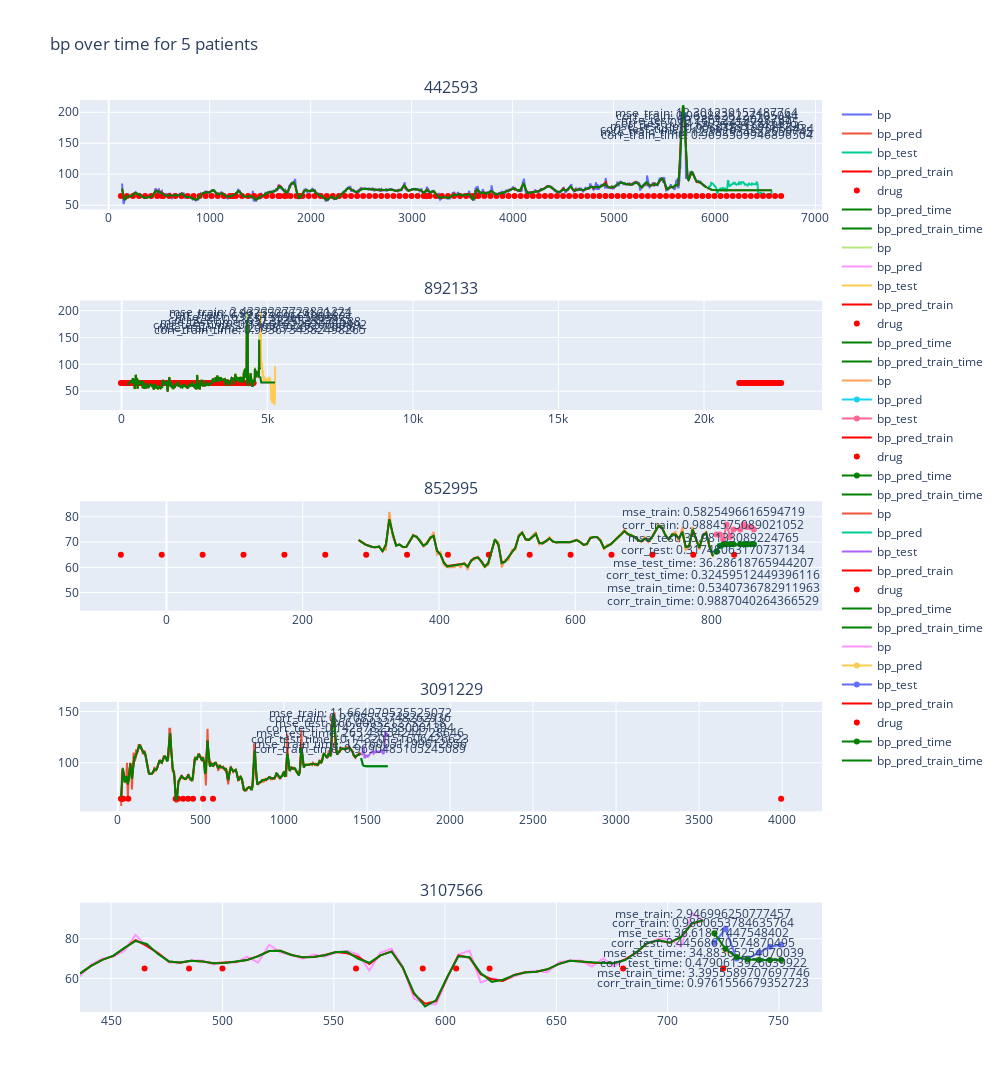

Notebook code for this chart:
### Code cell
# if bp is a guassian process, with some kernel on the time and druginfusionoffset, we can use the kernel to predict the next bp
# create a learner
from sklearn.linear_model import LinearRegression
from sklearn.model_selection import train_test_split
from sklearn.metrics import mean_squared_error
from sklearn.pipeline import Pipeline
from sklearn.gaussian_process import GaussianProcessRegressor
from sklearn.gaussian_process.kernels import RBF, ConstantKernel as C
from sklearn.gaussian_process.kernels import DotProduct, WhiteKernel
from sklearn.gaussian_process.kernels import RationalQuadratic, ExpSineSquared
from sklearn.gaussian_process.kernels import Matern
from sklearn.gaussian_process.kernels import PairwiseKernel
from sklearn.gaussian_process.kernels import StationaryKernelMixin, NormalizedKernelMixin, Kernel
from sklearn.gaussian_process.kernels import Hyperparameter
# learn a model for each patient
models = [GaussianProcessRegressor(kernel=C(1.0, (1e-3, 1e3)) * RBF(10, (1e-2, 1e2)), alpha=0.1, n_restarts_optimizer=9, normalize_y=True) for pat in pats.index]
# make plot of predictions for each patient
import plotly.graph_objects as go
from plotly.subplots import make_subplots
import numpy as np
fig = make_subplots(rows=5, cols=1, subplot_titles=[str(pat) for pat in pats.index])
for i, pat in enumerate(pats.index):
    # get the data for the patient
    x = pd.DataFrame({'time': bp_big[bp_big["stay_id"] == pat]["cur_bp_time"].to_numpy(), 'drug': bp_big[bp_big["stay_id"] == pat]["cur_bp_time"].to_numpy()})
    # For each bp, in a new column, put the drugAmount of the drug that was given at 5 minutes before the bp, and 0 otherwise
    x['drug'] = x['drug'].apply(lambda t: drug[(drug["patientunitstayid"] == pat) & (drug["infusionoffset"] <= t) & (drug["infusionoffset"] >= t - 5)]["drugamount"].to_numpy()[0] if drug[(drug["patientunitstayid"] == pat) & (drug["infusionoffset"] <= t) & (drug["infusionoffset"] >= t - 5)]["drugamount"].to_numpy().size > 0 else 0)
    y = bp_big[bp_big["stay_id"] == pat]["cur_bp"].to_numpy()
    #clean the data from Nan, and inf
    x = x.replace([np.inf, -np.inf], np.nan).dropna()
    y = y[x.index]

    # find first and last drug infusion
    time_of_first_drug = drug[drug["patientunitstayid"] == pat]["infusionoffset"].min()
    time_of_last_drug = drug[drug["patientunitstayid"] == pat]["infusionoffset"].max()
    # remove data that is 30 minutes before the first drug infusion, and 30 minutes after the last drug infusion
    k = (x['time'] >= time_of_first_drug - 30) & (x['time'] <= time_of_last_drug + 30)
    x = x[k]
    y = y[k]



    # split to train and test, when the test is the 10% of the latest data
    x_train, x_test, y_train, y_test = train_test_split(x, y, test_size=0.1, shuffle=False)
    # plot the data
    fig.add_trace(go.Scatter(x=x_train['time'], y=y_train, name="bp"), row=i+1, col=1)

    # learn the model
    models[i].fit(x_train, y_train)
    # predict the test data
    y_pred = models[i].predict(x_test)
    # plot the test data predictions
    fig.add_trace(go.Scatter(x=x_test['time'], y=y_pred, name="bp_pred"), row=i+1, col=1)
    # plot the actual test data
    fig.add_trace(go.Scatter(x=x_test['time'], y=y_test, name="bp_test"), row=i+1, col=1)
    #plot the predictions for the train data as well in a different color
    y_train_pred = models[i].predict(x_train)
    fig.add_trace(go.Scatter(x=x_train['time'], y=y_train_pred, name="bp_pred_train", line=dict(color="red")), row=i+1, col=1)

    # add mse and corr for train and test to the plot
    fig.add_annotation(x=x_train['time'].max(), y=y_train.max(), text="mse_train: " + str(mean_squared_error(y_train, y_train_pred)), showarrow=False, row=i+1, col=1)
    fig.add_annotation(x=x_train['time'].max(), y=y_train.max() - 5, text="corr_train: " + str(np.corrcoef(y_train, y_train_pred)[0, 1]), showarrow=False, row=i+1, col=1)
    fig.add_annotation(x=x_train['time'].max(), y=y_train.max() - 10, text="mse_test: " + str(mean_squared_error(y_test, y_pred)), showarrow=False, row=i+1, col=1)
    fig.add_annotation(x=x_train['time'].max(), y=y_train.max() - 15, text="corr_test: " + str(np.corrcoef(y_test, y_pred)[0, 1]), showarrow=False, row=i+1, col=1)
    # add drug markers
    x = drug[drug["patientunitstayid"] == pat]["infusionoffset"]
    fig.add_trace(go.Scatter(x=x, y=65 * np.ones(x.size), name="drug", mode="markers", marker=dict(color="red")), row=i+1, col=1)

    # add predictions for learner fitted only on time and not on drug
    models[i].kernel = RBF(10, (1e-2, 1e2))
    models[i].fit(x_train[['time']], y_train)
    y_pred = models[i].predict(x_test[['time']])
    fig.add_trace(go.Scatter(x=x_test['time'], y=y_pred, name="bp_pred_time", line=dict(color="green")), row=i+1, col=1)
    fig.add_annotation(x=x_train['time'].max(), y=y_train.max() - 20, text="mse_test_time: " + str(mean_squared_error(y_test, y_pred)), showarrow=False, row=i+1, col=1)
    fig.add_annotation(x=x_train['time'].max(), y=y_train.max() - 25, text="corr_test_time: " + str(np.corrcoef(y_test, y_pred)[0, 1]), showarrow=False, row=i+1, col=1)
    # add corr and mse for time_learned model for train data
    y_train_pred = models[i].predict(x_train[['time']])
    fig.add_annotation(x=x_train['time'].max(), y=y_train.max() - 30, text="mse_train_time: " + str(mean_squared_error(y_train, y_train_pred)), showarrow=False, row=i+1, col=1)
    fig.add_annotation(x=x_train['time'].max(), y=y_train.max() - 35, text="corr_train_time: " + str(np.corrcoef(y_train, y_train_pred)[0, 1]), showarrow=False, row=i+1, col=1)
    #add predictions for train data
    fig.add_trace(go.Scatter(x=x_train['time'], y=y_train_pred, name="bp_pred_train_time", line=dict(color="green")), row=i+1, col=1)


fig.update_layout(height=5000, width=1000, title_text="bp over time for 5 patients")
fig.write_html("bp_over_time.html")
fig.show()

### Figure 1 — Plotly figure (JSON) as saved in the notebook; plotly's stock layout.template omitted (floating-point values rounded to 4 significant figures; data arrays with more than 128 entries replaced by an {"elided": "..."} marker saying what was removed)
{"data": [{"name": "bp", "type": "scatter", "x": {"elided": "1159 int values"}, "xaxis": "x", "y": {"elided": "1159 int values"}, "yaxis": "y"}, {"name": "bp_pred", "type": "scatter", "x": {"elided": "129 int values"}, "xaxis": "x", "y": {"elided": "129 float values"}, "yaxis": "y"}, {"name": "bp_test", "type": "scatter", "x": {"elided": "129 int values"}, "xaxis": "x", "y": {"elided": "129 int values"}, "yaxis": "y"}, {"line": {"color": "red"}, "name": "bp_pred_train", "type": "scatter", "x": {"elided": "1159 int values"}, "xaxis": "x", "y": {"elided": "1159 float values"}, "yaxis": "y"}, {"marker": {"color": "red"}, "mode": "markers", "name": "drug", "type": "scatter", "x": [120, 180, 240, 300, 360, 420, 480, 525, 540, 600, 660, 720, 780, 840, 900, 960, 1020, 1080, 1140, 1200, 1230, 1260, 1320, 1380, 1440, 1500, 1560, 1620, 1680, 1695, 1740, 1755, 1800, 1860, 1890, 1920, 1980, 2040, 2100, 2160, 2220, 2280, 2340, 2400, 2460, 2520, 2580, 2640, 2700, 2760, 2820, 2880, 2940, 3000, 3060, 3120, 3150, 3180, 3240, 3300, 3360, 3420, 3480, 3540, 3600, 3630, 3660, 3720, 3780, 3840, 3900, 3960, 4020, 4080, 4140, 4200, 4260, 4320, 4380, 4440, 4500, 4560, 4620, 4680, 4740, 4800, 4860, 4920, 4980, 5040, 5100, 5160, 5220, 5280, 5340, 5400, 5460, 5520, 5580, 5640, 5700, 5760, 5820, 5880, 5940, 6000, 6060, 6120, 6180, 6240, 6300, 6360, 6420, 6480, 6540, 6600, 6660], "xaxis": "x", "y": [65, 65, 65, 65, 65, 65, 65, 65, 65, 65, 65, 65, 65, 65, 65, 65, 65, 65, 65, 65, 65, 65, 65, 65, 65, 65, 65, 65, 65, 65, 65, 65, 65, 65, 65, 65, 65, 65, 65, 65, 65, 65, 65, 65, 65, 65, 65, 65, 65, 65, 65, 65, 65, 65, 65, 65, 65, 65, 65, 65, 65, 65, 65, 65, 65, 65, 65, 65, 65, 65, 65, 65, 65, 65, 65, 65, 65, 65, 65, 65, 65, 65, 65, 65, 65, 65, 65, 65, 65, 65, 65, 65, 65, 65, 65, 65, 65, 65, 65, 65, 65, 65, 65, 65, 65, 65, 65, 65, 65, 65, 65, 65, 65, 65, 65, 65, 65], "yaxis": "y"}, {"line": {"color": "green"}, "name": "bp_pred_time", "type": "scatter", "x": {"elided": "129 int values"}, "xaxis": "x", "y": {"elided": "129 float values"}, "yaxis": "y"}, {"line": {"color": "green"}, "name": "bp_pred_train_time", "type": "scatter", "x": {"elided": "1159 int values"}, "xaxis": "x", "y": {"elided": "1159 float values"}, "yaxis": "y"}, {"name": "bp", "type": "scatter", "x": {"elided": "821 int values"}, "xaxis": "x2", "y": {"elided": "821 int values"}, "yaxis": "y2"}, {"name": "bp_pred", "type": "scatter", "x": [4756, 4776, 4791, 4826, 4831, 4836, 4841, 4846, 4851, 4856, 4861, 4866, 4871, 4876, 4881, 4886, 4891, 4896, 4901, 4906, 4911, 4916, 4921, 4926, 4931, 4936, 4941, 4946, 4951, 4956, 4961, 4966, 4971, 4976, 4981, 4986, 4991, 4996, 5001, 5006, 5011, 5016, 5021, 5026, 5031, 5036, 5041, 5046, 5051, 5056, 5061, 5066, 5071, 5076, 5081, 5086, 5091, 5096, 5101, 5106, 5111, 5116, 5121, 5126, 5131, 5136, 5141, 5146, 5151, 5156, 5161, 5166, 5171, 5176, 5181, 5186, 5191, 5196, 5201, 5206, 5211, 5216, 5221, 5226, 5231, 5236, 5241, 5246, 5251, 5256, 5261, 5266], "xaxis": "x2", "y": [77.03, 65.94, 65.94, 65.94, 65.94, 65.94, 65.94, 65.94, 65.94, 65.94, 65.94, 65.94, 65.94, 65.94, 65.94, 65.94, 65.94, 65.94, 65.94, 65.94, 65.94, 65.94, 65.94, 65.94, 65.94, 65.94, 65.94, 65.94, 65.94, 65.94, 65.94, 65.94, 65.94, 65.94, 65.94, 65.94, 65.94, 65.94, 65.94, 65.94, 65.94, 65.94, 65.94, 65.94, 65.94, 65.94, 65.94, 65.94, 65.94, 65.94, 65.94, 65.94, 65.94, 65.94, 65.94, 65.94, 65.94, 65.94, 65.94, 65.94, 65.94, 65.94, 65.94, 65.94, 65.94, 65.94, 65.94, 65.94, 65.94, 65.94, 65.94, 65.94, 65.94, 65.94, 65.94, 65.94, 65.94, 65.94, 65.94, 65.94, 65.94, 65.94, 65.94, 65.94, 65.94, 65.94, 65.94, 65.94, 65.94, 65.94, 65.94, 65.94], "yaxis": "y2"}, {"name": "bp_test", "type": "scatter", "x": [4756, 4776, 4791, 4826, 4831, 4836, 4841, 4846, 4851, 4856, 4861, 4866, 4871, 4876, 4881, 4886, 4891, 4896, 4901, 4906, 4911, 4916, 4921, 4926, 4931, 4936, 4941, 4946, 4951, 4956, 4961, 4966, 4971, 4976, 4981, 4986, 4991, 4996, 5001, 5006, 5011, 5016, 5021, 5026, 5031, 5036, 5041, 5046, 5051, 5056, 5061, 5066, 5071, 5076, 5081, 5086, 5091, 5096, 5101, 5106, 5111, 5116, 5121, 5126, 5131, 5136, 5141, 5146, 5151, 5156, 5161, 5166, 5171, 5176, 5181, 5186, 5191, 5196, 5201, 5206, 5211, 5216, 5221, 5226, 5231, 5236, 5241, 5246, 5251, 5256, 5261, 5266], "xaxis": "x2", "y": [96, 199, 104, 101, 85, 80, 79, 78, 88, 89, 82, 69, 71, 83, 71, 78, 75, 72, 73, 70, 70, 73, 74, 71, 71, 70, 67, 67, 67, 68, 67, 66, 67, 68, 72, 74, 73, 71, 71, 71, 71, 71, 71, 71, 70, 71, 71, 73, 73, 75, 76, 76, 74, 75, 70, 68, 72, 76, 73, 71, 68, 68, 58, 53, 45, 35, 31, 31, 31, 31, 31, 30, 30, 30, 30, 30, 64, 61, 33, 27, 27, 28, 28, 27, 27, 27, 26, 26, 25, 34, 33, 97], "yaxis": "y2"}, {"line": {"color": "red"}, "name": "bp_pred_train", "type": "scatter", "x": {"elided": "821 int values"}, "xaxis": "x2", "y": {"elided": "821 float values"}, "yaxis": "y2"}, {"marker": {"color": "red"}, "mode": "markers", "name": "drug", "type": "scatter", "x": [-30, 30, 90, 150, 210, 270, 330, 390, 450, 570, 630, 690, 750, 810, 870, 930, 990, 1050, 1110, 1170, 1230, 1290, 1350, 1410, 1470, 1530, 1590, 1650, 1710, 1770, 1830, 1890, 1950, 2010, 2070, 2130, 2190, 2250, 2310, 2370, 2430, 2490, 2550, 2610, 2670, 2730, 2790, 2850, 2910, 2970, 3030, 3090, 3150, 3210, 3270, 3330, 3390, 3450, 3510, 3570, 3630, 3690, 3750, 3810, 3870, 3930, 3990, 4050, 4110, 4170, 4230, 4290, 4350, 4410, 4470, 4530, 21210, 21270, 21330, 21390, 21450, 21510, 21570, 21630, 21690, 21750, 21810, 21870, 21930, 21990, 22050, 22110, 22170, 22230, 22290, 22350, 22410, 22470, 22530, 22590, 22650], "xaxis": "x2", "y": [65, 65, 65, 65, 65, 65, 65, 65, 65, 65, 65, 65, 65, 65, 65, 65, 65, 65, 65, 65, 65, 65, 65, 65, 65, 65, 65, 65, 65, 65, 65, 65, 65, 65, 65, 65, 65, 65, 65, 65, 65, 65, 65, 65, 65, 65, 65, 65, 65, 65, 65, 65, 65, 65, 65, 65, 65, 65, 65, 65, 65, 65, 65, 65, 65, 65, 65, 65, 65, 65, 65, 65, 65, 65, 65, 65, 65, 65, 65, 65, 65, 65, 65, 65, 65, 65, 65, 65, 65, 65, 65, 65, 65, 65, 65, 65, 65, 65, 65, 65, 65], "yaxis": "y2"}, {"line": {"color": "green"}, "name": "bp_pred_time", "type": "scatter", "x": [4756, 4776, 4791, 4826, 4831, 4836, 4841, 4846, 4851, 4856, 4861, 4866, 4871, 4876, 4881, 4886, 4891, 4896, 4901, 4906, 4911, 4916, 4921, 4926, 4931, 4936, 4941, 4946, 4951, 4956, 4961, 4966, 4971, 4976, 4981, 4986, 4991, 4996, 5001, 5006, 5011, 5016, 5021, 5026, 5031, 5036, 5041, 5046, 5051, 5056, 5061, 5066, 5071, 5076, 5081, 5086, 5091, 5096, 5101, 5106, 5111, 5116, 5121, 5126, 5131, 5136, 5141, 5146, 5151, 5156, 5161, 5166, 5171, 5176, 5181, 5186, 5191, 5196, 5201, 5206, 5211, 5216, 5221, 5226, 5231, 5236, 5241, 5246, 5251, 5256, 5261, 5266], "xaxis": "x2", "y": [77.59, 65.94, 65.94, 65.94, 65.94, 65.94, 65.94, 65.94, 65.94, 65.94, 65.94, 65.94, 65.94, 65.94, 65.94, 65.94, 65.94, 65.94, 65.94, 65.94, 65.94, 65.94, 65.94, 65.94, 65.94, 65.94, 65.94, 65.94, 65.94, 65.94, 65.94, 65.94, 65.94, 65.94, 65.94, 65.94, 65.94, 65.94, 65.94, 65.94, 65.94, 65.94, 65.94, 65.94, 65.94, 65.94, 65.94, 65.94, 65.94, 65.94, 65.94, 65.94, 65.94, 65.94, 65.94, 65.94, 65.94, 65.94, 65.94, 65.94, 65.94, 65.94, 65.94, 65.94, 65.94, 65.94, 65.94, 65.94, 65.94, 65.94, 65.94, 65.94, 65.94, 65.94, 65.94, 65.94, 65.94, 65.94, 65.94, 65.94, 65.94, 65.94, 65.94, 65.94, 65.94, 65.94, 65.94, 65.94, 65.94, 65.94, 65.94, 65.94], "yaxis": "y2"}, {"line": {"color": "green"}, "name": "bp_pred_train_time", "type": "scatter", "x": {"elided": "821 int values"}, "xaxis": "x2", "y": {"elided": "821 float values"}, "yaxis": "y2"}, {"name": "bp", "type": "scatter", "x": [282, 287, 292, 302, 307, 312, 317, 322, 327, 332, 337, 342, 347, 352, 362, 367, 372, 377, 382, 387, 392, 397, 402, 407, 412, 422, 427, 432, 437, 442, 447, 452, 457, 462, 467, 472, 482, 487, 492, 497, 502, 507, 512, 517, 522, 527, 532, 542, 547, 552, 557, 562, 567, 572, 577, 582, 587, 592, 602, 607, 612, 617, 622, 627, 632, 637, 642, 647, 652, 662, 667, 672, 677, 682, 687, 692, 697, 702, 707, 712, 722, 727, 732, 737, 742, 747, 752, 757, 762, 767, 772, 782, 787, 792, 797, 802], "xaxis": "x3", "y": [71, 70, 69, 68, 68, 68, 67, 67, 82, 72, 69, 69, 68, 68, 73, 72, 71, 68, 70, 71, 74, 65, 66, 61, 60, 60, 61, 60, 62, 59, 63, 63, 64, 62, 60, 61, 71, 70, 60, 63, 63, 67, 67, 73, 74, 71, 71, 74, 69, 70, 70, 72, 70, 70, 70, 70, 70, 70, 71, 70, 69, 69, 72, 72, 72, 71, 67, 69, 69, 72, 73, 75, 73, 73, 72, 71, 70, 72, 70, 72, 77, 76, 73, 71, 73, 74, 70, 76, 67, 68, 76, 67, 73, 74, 68, 64], "yaxis": "y3"}, {"name": "bp_pred", "type": "scatter", "x": [807, 812, 817, 822, 827, 832, 842, 847, 852, 857, 862], "xaxis": "x3", "y": [66.36, 68.55, 69.1, 69.14, 69.15, 69.15, 69.15, 69.15, 69.15, 69.15, 69.15], "yaxis": "y3"}, {"name": "bp_test", "type": "scatter", "x": [807, 812, 817, 822, 827, 832, 842, 847, 852, 857, 862], "xaxis": "x3", "y": [73, 73, 71, 77, 72, 75, 75, 77, 76, 76, 75], "yaxis": "y3"}, {"line": {"color": "red"}, "name": "bp_pred_train", "type": "scatter", "x": [282, 287, 292, 302, 307, 312, 317, 322, 327, 332, 337, 342, 347, 352, 362, 367, 372, 377, 382, 387, 392, 397, 402, 407, 412, 422, 427, 432, 437, 442, 447, 452, 457, 462, 467, 472, 482, 487, 492, 497, 502, 507, 512, 517, 522, 527, 532, 542, 547, 552, 557, 562, 567, 572, 577, 582, 587, 592, 602, 607, 612, 617, 622, 627, 632, 637, 642, 647, 652, 662, 667, 672, 677, 682, 687, 692, 697, 702, 707, 712, 722, 727, 732, 737, 742, 747, 752, 757, 762, 767, 772, 782, 787, 792, 797, 802], "xaxis": "x3", "y": [70.79, 70.0, 69.03, 68.1, 67.99, 68.26, 66.34, 69.08, 78.88, 73.3, 68.64, 69.04, 68.07, 68.14, 72.54, 72.12, 70.51, 68.62, 69.41, 71.74, 72.36, 66.62, 65.12, 61.93, 60.51, 60.88, 60.91, 61.06, 61.54, 60.38, 62.61, 63.72, 63.93, 62.44, 60.46, 61.62, 71.06, 68.97, 61.8, 62.32, 64.12, 66.32, 67.87, 72.34, 73.67, 71.12, 70.87, 73.15, 69.71, 69.48, 70.4, 71.39, 70.28, 69.83, 70.0, 69.95, 69.96, 69.96, 70.79, 70.03, 68.92, 69.3, 71.56, 71.97, 71.93, 70.51, 67.7, 68.6, 69.19, 71.69, 73.09, 74.3, 73.15, 72.6, 72.0, 70.71, 70.37, 71.32, 70.45, 71.59, 76.36, 75.69, 72.78, 71.07, 72.99, 72.92, 71.43, 73.98, 68.1, 68.37, 74.85, 67.74, 72.4, 73.56, 68.12, 64.57], "yaxis": "y3"}, {"marker": {"color": "red"}, "mode": "markers", "name": "drug", "type": "scatter", "x": [-67, -7, 53, 113, 173, 233, 293, 353, 413, 473, 533, 593, 653, 713, 773, 833], "xaxis": "x3", "y": [65, 65, 65, 65, 65, 65, 65, 65, 65, 65, 65, 65, 65, 65, 65, 65], "yaxis": "y3"}, {"line": {"color": "green"}, "name": "bp_pred_time", "type": "scatter", "x": [807, 812, 817, 822, 827, 832, 842, 847, 852, 857, 862], "xaxis": "x3", "y": [66.18, 68.46, 69.08, 69.14, 69.15, 69.15, 69.15, 69.15, 69.15, 69.15, 69.15], "yaxis": "y3"}, {"line": {"color": "green"}, "name": "bp_pred_train_time", "type": "scatter", "x": [282, 287, 292, 302, 307, 312, 317, 322, 327, 332, 337, 342, 347, 352, 362, 367, 372, 377, 382, 387, 392, 397, 402, 407, 412, 422, 427, 432, 437, 442, 447, 452, 457, 462, 467, 472, 482, 487, 492, 497, 502, 507, 512, 517, 522, 527, 532, 542, 547, 552, 557, 562, 567, 572, 577, 582, 587, 592, 602, 607, 612, 617, 622, 627, 632, 637, 642, 647, 652, 662, 667, 672, 677, 682, 687, 692, 697, 702, 707, 712, 722, 727, 732, 737, 742, 747, 752, 757, 762, 767, 772, 782, 787, 792, 797, 802], "xaxis": "x3", "y": [70.82, 70.01, 69.02, 68.09, 67.96, 68.29, 66.26, 69.05, 79.07, 73.36, 68.57, 69.07, 68.04, 68.13, 72.6, 72.16, 70.52, 68.62, 69.38, 71.8, 72.41, 66.58, 65.07, 61.87, 60.35, 60.75, 60.82, 60.97, 61.45, 60.27, 62.54, 63.67, 63.87, 62.37, 60.36, 61.49, 71.11, 69.0, 61.68, 62.22, 64.09, 66.28, 67.84, 72.38, 73.76, 71.1, 70.9, 73.25, 69.68, 69.47, 70.43, 71.42, 70.29, 69.83, 70.02, 69.96, 69.97, 69.97, 70.82, 70.05, 68.9, 69.29, 71.6, 72.0, 71.97, 70.53, 67.66, 68.6, 69.19, 71.72, 73.14, 74.36, 73.2, 72.63, 72.05, 70.72, 70.39, 71.36, 70.44, 71.65, 76.49, 75.76, 72.83, 71.05, 73.07, 72.95, 71.44, 74.08, 68.06, 68.3, 75.01, 67.67, 72.46, 73.66, 68.1, 64.46], "yaxis": "y3"}, {"name": "bp", "type": "scatter", "x": {"elided": "289 int values"}, "xaxis": "x4", "y": {"elided": "289 int values"}, "yaxis": "y4"}, {"name": "bp_pred", "type": "scatter", "x": [1465, 1470, 1475, 1480, 1485, 1490, 1495, 1500, 1505, 1510, 1515, 1520, 1525, 1530, 1535, 1540, 1545, 1550, 1555, 1560, 1565, 1570, 1575, 1580, 1585, 1590, 1595, 1600, 1605, 1610, 1615, 1620, 1625], "xaxis": "x4", "y": [104.2, 100.4, 97.93, 96.9, 96.6, 96.54, 96.53, 96.53, 96.53, 96.53, 96.53, 96.53, 96.53, 96.53, 96.53, 96.53, 96.53, 96.53, 96.53, 96.53, 96.53, 96.53, 96.53, 96.53, 96.53, 96.53, 96.53, 96.53, 96.53, 96.53, 96.53, 96.53, 96.53], "yaxis": "y4"}, {"name": "bp_test", "type": "scatter", "x": [1465, 1470, 1475, 1480, 1485, 1490, 1495, 1500, 1505, 1510, 1515, 1520, 1525, 1530, 1535, 1540, 1545, 1550, 1555, 1560, 1565, 1570, 1575, 1580, 1585, 1590, 1595, 1600, 1605, 1610, 1615, 1620, 1625], "xaxis": "x4", "y": [108, 108, 111, 116, 105, 105, 107, 107, 106, 107, 109, 109, 111, 111, 111, 109, 110, 111, 110, 111, 111, 111, 111, 110, 113, 111, 109, 109, 111, 131, 126, 129, 125], "yaxis": "y4"}, {"line": {"color": "red"}, "name": "bp_pred_train", "type": "scatter", "x": {"elided": "289 int values"}, "xaxis": "x4", "y": {"elided": "289 float values"}, "yaxis": "y4"}, {"marker": {"color": "red"}, "mode": "markers", "name": "drug", "type": "scatter", "x": [18, 28, 33, 63, 348, 363, 393, 423, 453, 513, 573, 3994], "xaxis": "x4", "y": [65, 65, 65, 65, 65, 65, 65, 65, 65, 65, 65, 65], "yaxis": "y4"}, {"line": {"color": "green"}, "name": "bp_pred_time", "type": "scatter", "x": [1465, 1470, 1475, 1480, 1485, 1490, 1495, 1500, 1505, 1510, 1515, 1520, 1525, 1530, 1535, 1540, 1545, 1550, 1555, 1560, 1565, 1570, 1575, 1580, 1585, 1590, 1595, 1600, 1605, 1610, 1615, 1620, 1625], "xaxis": "x4", "y": [104.5, 100.7, 98.17, 97.0, 96.63, 96.55, 96.53, 96.53, 96.53, 96.53, 96.53, 96.53, 96.53, 96.53, 96.53, 96.53, 96.53, 96.53, 96.53, 96.53, 96.53, 96.53, 96.53, 96.53, 96.53, 96.53, 96.53, 96.53, 96.53, 96.53, 96.53, 96.53, 96.53], "yaxis": "y4"}, {"line": {"color": "green"}, "name": "bp_pred_train_time", "type": "scatter", "x": {"elided": "289 int values"}, "xaxis": "x4", "y": {"elided": "289 float values"}, "yaxis": "y4"}, {"name": "bp", "type": "scatter", "x": [436, 441, 446, 451, 456, 461, 466, 471, 476, 481, 486, 491, 496, 501, 506, 511, 516, 521, 526, 531, 536, 541, 546, 551, 556, 561, 566, 571, 576, 581, 586, 591, 596, 601, 606, 611, 616, 621, 626, 631, 636, 641, 646, 651, 656, 661, 666, 671, 676, 681, 686, 691, 696, 701, 706, 711, 716], "xaxis": "x5", "y": [61, 67, 70, 71, 74, 82, 76, 73, 68, 68, 69, 69, 67, 68, 68, 71, 68, 77, 73, 72, 70, 72, 71, 73, 74, 72, 64, 73, 75, 66, 50, 47, 47, 60, 72, 74, 58, 60, 59, 61, 63, 64, 63, 68, 69, 69, 66, 70, 66, 70, 73, 78, 80, 80, 76, 93, 89], "yaxis": "y5"}, {"name": "bp_pred", "type": "scatter", "x": [721, 726, 731, 736, 741, 746, 751], "xaxis": "x5", "y": [82.7, 74.34, 70.82, 69.53, 69.28, 69.25, 69.25], "yaxis": "y5"}, {"name": "bp_test", "type": "scatter", "x": [721, 726, 731, 736, 741, 746, 751], "xaxis": "x5", "y": [78, 85, 70, 70, 73, 76, 77], "yaxis": "y5"}, {"line": {"color": "red"}, "name": "bp_pred_train", "type": "scatter", "x": [436, 441, 446, 451, 456, 461, 466, 471, 476, 481, 486, 491, 496, 501, 506, 511, 516, 521, 526, 531, 536, 541, 546, 551, 556, 561, 566, 571, 576, 581, 586, 591, 596, 601, 606, 611, 616, 621, 626, 631, 636, 641, 646, 651, 656, 661, 666, 671, 676, 681, 686, 691, 696, 701, 706, 711, 716], "xaxis": "x5", "y": [62.53, 66.29, 69.36, 71.4, 75.35, 79.35, 76.43, 72.85, 68.56, 67.93, 68.94, 68.58, 67.59, 67.93, 68.4, 69.27, 71.23, 73.8, 73.92, 71.84, 70.62, 70.8, 71.78, 73.33, 72.74, 70.91, 67.28, 71.63, 73.65, 65.46, 52.17, 47.23, 48.49, 60.53, 71.6, 70.42, 62.11, 59.55, 58.68, 61.7, 63.08, 63.39, 64.58, 67.21, 68.92, 68.51, 67.85, 67.74, 67.6, 69.63, 73.07, 77.85, 79.19, 78.07, 80.97, 87.71, 89.2], "yaxis": "y5"}, {"marker": {"color": "red"}, "mode": "markers", "name": "drug", "type": "scatter", "x": [465, 485, 500, 560, 590, 605, 620, 680, 725], "xaxis": "x5", "y": [65, 65, 65, 65, 65, 65, 65, 65, 65], "yaxis": "y5"}, {"line": {"color": "green"}, "name": "bp_pred_time", "type": "scatter", "x": [721, 726, 731, 736, 741, 746, 751], "xaxis": "x5", "y": [82.76, 74.95, 70.77, 69.5, 69.27, 69.25, 69.25], "yaxis": "y5"}, {"line": {"color": "green"}, "name": "bp_pred_train_time", "type": "scatter", "x": [436, 441, 446, 451, 456, 461, 466, 471, 476, 481, 486, 491, 496, 501, 506, 511, 516, 521, 526, 531, 536, 541, 546, 551, 556, 561, 566, 571, 576, 581, 586, 591, 596, 601, 606, 611, 616, 621, 626, 631, 636, 641, 646, 651, 656, 661, 666, 671, 676, 681, 686, 691, 696, 701, 706, 711, 716], "xaxis": "x5", "y": [62.44, 66.3, 69.36, 71.47, 75.39, 78.88, 77.38, 72.29, 68.57, 68.07, 68.85, 68.59, 67.68, 67.75, 68.51, 69.25, 71.2, 73.85, 73.95, 71.82, 70.64, 70.83, 71.65, 73.31, 73.44, 69.9, 67.88, 71.63, 73.5, 65.48, 52.82, 45.79, 49.09, 60.7, 71.15, 70.67, 62.75, 58.26, 59.36, 61.66, 62.94, 63.39, 64.58, 67.19, 68.95, 68.52, 67.79, 67.73, 67.82, 69.26, 73.3, 77.9, 79.22, 78.07, 80.95, 87.81, 89.35], "yaxis": "y5"}], "layout": {"annotations": [{"font": {"size": 16}, "showarrow": false, "text": "442593", "x": 0.5, "xanchor": "center", "xref": "paper", "y": 1, "yanchor": "bottom", "yref": "paper"}, {"font": {"size": 16}, "showarrow": false, "text": "892133", "x": 0.5, "xanchor": "center", "xref": "paper", "y": 0.78, "yanchor": "bottom", "yref": "paper"}, {"font": {"size": 16}, "showarrow": false, "text": "852995", "x": 0.5, "xanchor": "center", "xref": "paper", "y": 0.56, "yanchor": "bottom", "yref": "paper"}, {"font": {"size": 16}, "showarrow": false, "text": "3091229", "x": 0.5, "xanchor": "center", "xref": "paper", "y": 0.34, "yanchor": "bottom", "yref": "paper"}, {"font": {"size": 16}, "showarrow": false, "text": "3107566", "x": 0.5, "xanchor": "center", "xref": "paper", "y": 0.12, "yanchor": "bottom", "yref": "paper"}, {"showarrow": false, "text": "mse_train: 12.301239152487764", "x": 5922, "xref": "x", "y": 199, "yref": "y"}, {"showarrow": false, "text": "corr_train: 0.9698826227105044", "x": 5922, "xref": "x", "y": 194, "yref": "y"}, {"showarrow": false, "text": "mse_test: 69.28612219048782", "x": 5922, "xref": "x", "y": 189, "yref": "y"}, {"showarrow": false, "text": "corr_test: 0.01150544547816895", "x": 5922, "xref": "x", "y": 184, "yref": "y"}, {"showarrow": false, "text": "mse_test_time: 69.3538332434796", "x": 5922, "xref": "x", "y": 179, "yref": "y"}, {"showarrow": false, "text": "corr_test_time: 0.00691671270654434", "x": 5922, "xref": "x", "y": 174, "yref": "y"}, {"showarrow": false, "text": "mse_train_time: 12.382934582559745", "x": 5922, "xref": "x", "y": 169, "yref": "y"}, {"showarrow": false, "text": "corr_train_time: 0.9695509946896504", "x": 5922, "xref": "x", "y": 164, "yref": "y"}, {"showarrow": false, "text": "mse_train: 2.4323227723821224", "x": 4751, "xref": "x2", "y": 199, "yref": "y2"}, {"showarrow": false, "text": "corr_train: 0.9935500629160473", "x": 4751, "xref": "x2", "y": 194, "yref": "y2"}, {"showarrow": false, "text": "mse_test: 637.6135966590382", "x": 4751, "xref": "x2", "y": 189, "yref": "y2"}, {"showarrow": false, "text": "corr_test: 0.13651212412895855", "x": 4751, "xref": "x2", "y": 184, "yref": "y2"}, {"showarrow": false, "text": "mse_test_time: 637.3845533371588", "x": 4751, "xref": "x2", "y": 179, "yref": "y2"}, {"showarrow": false, "text": "corr_test_time: 0.13651222626660892", "x": 4751, "xref": "x2", "y": 174, "yref": "y2"}, {"showarrow": false, "text": "mse_train_time: 2.198397652738561", "x": 4751, "xref": "x2", "y": 169, "yref": "y2"}, {"showarrow": false, "text": "corr_train_time: 0.9936734382498265", "x": 4751, "xref": "x2", "y": 164, "yref": "y2"}, {"showarrow": false, "text": "mse_train: 0.5825496616594719", "x": 802, "xref": "x3", "y": 82, "yref": "y3"}, {"showarrow": false, "text": "corr_train: 0.9884575089021052", "x": 802, "xref": "x3", "y": 77, "yref": "y3"}, {"showarrow": false, "text": "mse_test: 35.98133089224765", "x": 802, "xref": "x3", "y": 72, "yref": "y3"}, {"showarrow": false, "text": "corr_test: 0.31748063170737134", "x": 802, "xref": "x3", "y": 67, "yref": "y3"}, {"showarrow": false, "text": "mse_test_time: 36.28618765944207", "x": 802, "xref": "x3", "y": 62, "yref": "y3"}, {"showarrow": false, "text": "corr_test_time: 0.32459512449396116", "x": 802, "xref": "x3", "y": 57, "yref": "y3"}, {"showarrow": false, "text": "mse_train_time: 0.5340736782911963", "x": 802, "xref": "x3", "y": 52, "yref": "y3"}, {"showarrow": false, "text": "corr_train_time: 0.9887040264366529", "x": 802, "xref": "x3", "y": 47, "yref": "y3"}, {"showarrow": false, "text": "mse_train: 11.664979535525072", "x": 1460, "xref": "x4", "y": 149, "yref": "y4"}, {"showarrow": false, "text": "corr_train: 0.9708555748262936", "x": 1460, "xref": "x4", "y": 144, "yref": "y4"}, {"showarrow": false, "text": "mse_test: 266.0093212732718", "x": 1460, "xref": "x4", "y": 139, "yref": "y4"}, {"showarrow": false, "text": "corr_test: -0.14257825830001394", "x": 1460, "xref": "x4", "y": 134, "yref": "y4"}, {"showarrow": false, "text": "mse_test_time: 265.43654244728646", "x": 1460, "xref": "x4", "y": 129, "yref": "y4"}, {"showarrow": false, "text": "corr_test_time: -0.14320151606426623", "x": 1460, "xref": "x4", "y": 124, "yref": "y4"}, {"showarrow": false, "text": "mse_train_time: 12.160051199612656", "x": 1460, "xref": "x4", "y": 119, "yref": "y4"}, {"showarrow": false, "text": "corr_train_time: 0.9690485105245089", "x": 1460, "xref": "x4", "y": 114, "yref": "y4"}, {"showarrow": false, "text": "mse_train: 2.946996250777457", "x": 716, "xref": "x5", "y": 93, "yref": "y5"}, {"showarrow": false, "text": "corr_train: 0.9800653784635764", "x": 716, "xref": "x5", "y": 88, "yref": "y5"}, {"showarrow": false, "text": "mse_test: 36.61871447548402", "x": 716, "xref": "x5", "y": 83, "yref": "y5"}, {"showarrow": false, "text": "corr_test: 0.44568670574870495", "x": 716, "xref": "x5", "y": 78, "yref": "y5"}, {"showarrow": false, "text": "mse_test_time: 34.88365254070039", "x": 716, "xref": "x5", "y": 73, "yref": "y5"}, {"showarrow": false, "text": "corr_test_time: 0.4790613926039922", "x": 716, "xref": "x5", "y": 68, "yref": "y5"}, {"showarrow": false, "text": "mse_train_time: 3.3955589707697746", "x": 716, "xref": "x5", "y": 63, "yref": "y5"}, {"showarrow": false, "text": "corr_train_time: 0.9761556679352723", "x": 716, "xref": "x5", "y": 58, "yref": "y5"}], "height": 5000, "title": {"text": "bp over time for 5 patients"}, "width": 1000, "xaxis": {"anchor": "y", "domain": [0, 1]}, "xaxis2": {"anchor": "y2", "domain": [0, 1]}, "xaxis3": {"anchor": "y3", "domain": [0, 1]}, "xaxis4": {"anchor": "y4", "domain": [0, 1]}, "xaxis5": {"anchor": "y5", "domain": [0, 1]}, "yaxis": {"anchor": "x", "domain": [0.88, 1]}, "yaxis2": {"anchor": "x2", "domain": [0.66, 0.78]}, "yaxis3": {"anchor": "x3", "domain": [0.44, 0.56]}, "yaxis4": {"anchor": "x4", "domain": [0.22, 0.34]}, "yaxis5": {"anchor": "x5", "domain": [0, 0.12]}}}
